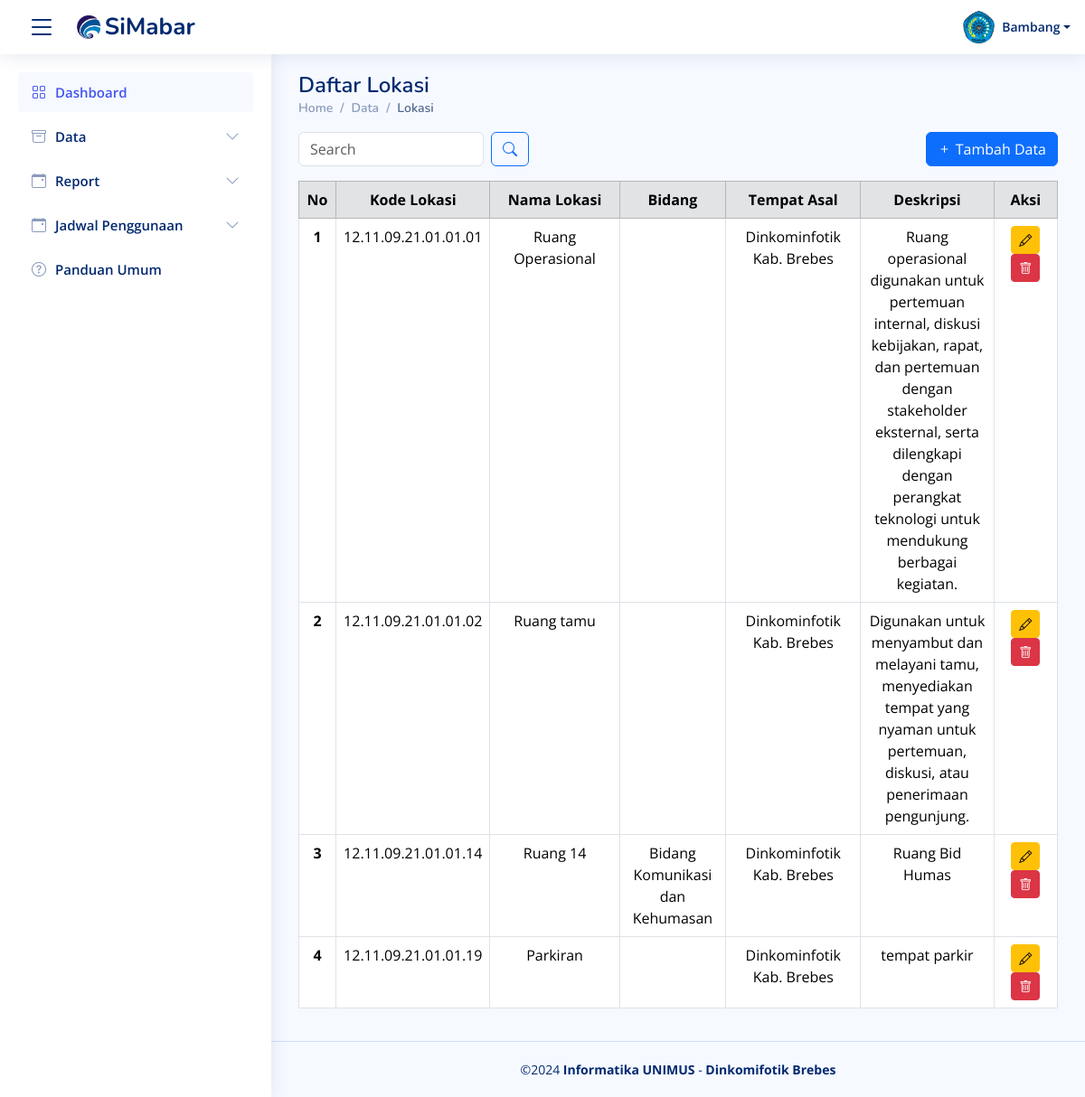
Page /lokasi.php on the earlier database version.
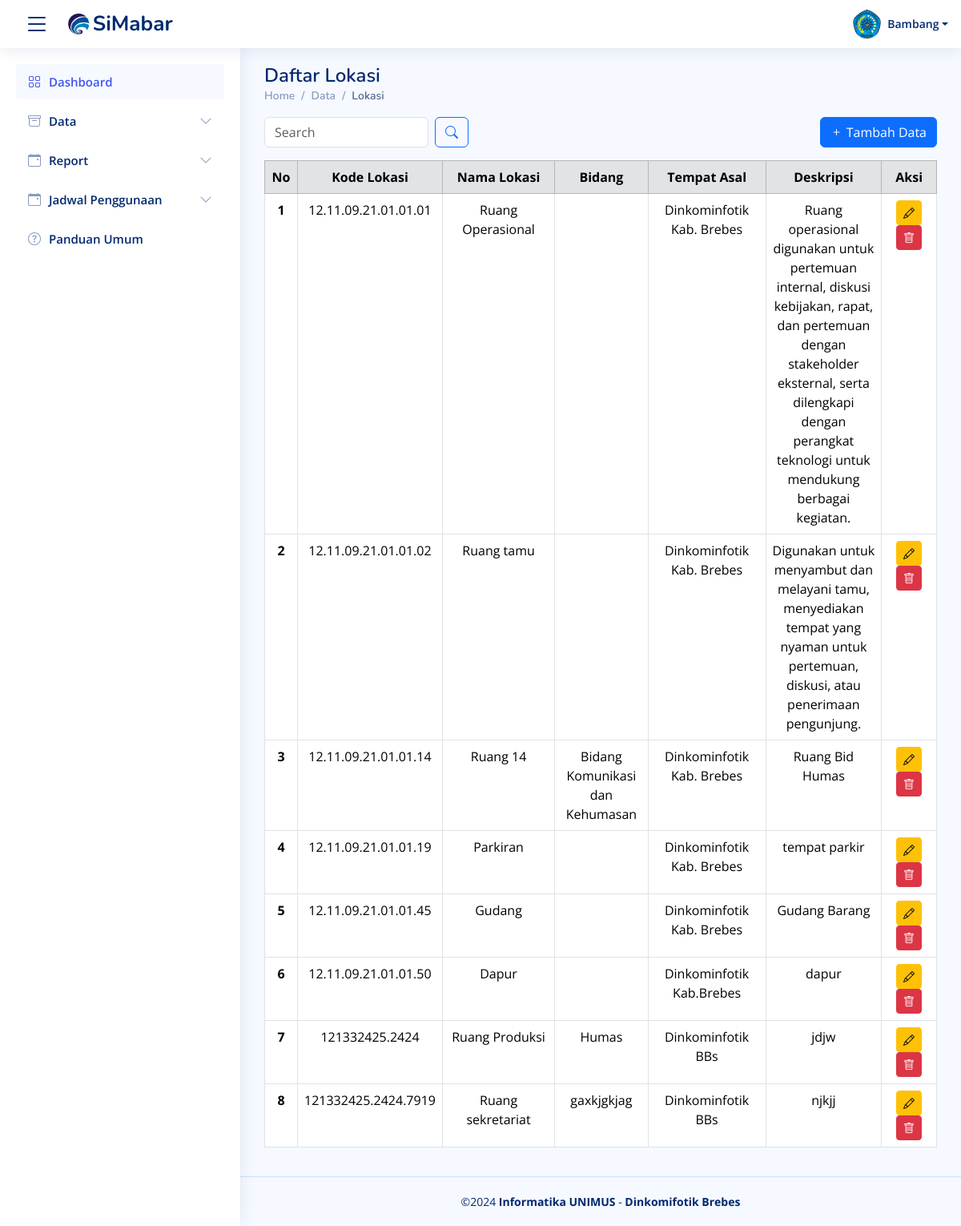
Same page on the later database version.
### tables this page shows
CREATE TABLE `lokasi` (
  `id_lokasi` varchar(50) NOT NULL,
  `nama_lokasi` varchar(100) NOT NULL,
  `bid_lokasi` varchar(50) DEFAULT NULL,
  `tempat_lokasi` varchar(100) DEFAULT NULL,
  `kategori_lokasi` varchar(50) DEFAULT NULL,
  `desk_lokasi` text DEFAULT NULL
);

### lokasi.php (the view, shortened to what this page needs)
<?php
include('koneksi/koneksi.php');
$query = isset($_POST['query']) ? mysqli_real_escape_string($conn, $_POST['query']) : '';
$rows_per_page = 10;
$page = isset($_GET['page']) ? intval($_GET['page']) : 1;
$offset = ($page - 1) * $rows_per_page;
$sql = "SELECT * FROM lokasi WHERE nama_lokasi LIKE '%$query%' OR id_lokasi LIKE '%$query%' LIMIT $offset, $rows_per_page";
$result = mysqli_query($conn, $sql);
?>
<?php include("component/header.php"); ?>
<main id="main" class="main">
  <div class="pagetitle">
    <h1>Daftar Lokasi</h1>
    <nav>
      <ol class="breadcrumb">
        <li class="breadcrumb-item"><a href="index.html">Home</a></li>
        <li class="breadcrumb-item">Data</li>
        <li class="breadcrumb-item active">Lokasi</li>
      </ol>
    </nav>
  </div>
  <div class="d-flex justify-content-between align-items-center mb-3">
    <form class="search-form d-flex align-items-center" method="POST" action="">
      <input type="text" name="query" placeholder="Search" title="Enter search keyword" class="form-control me-2" value="<?php echo htmlspecialchars($query); ?>">
      <button type="submit" title="Search" class="btn btn-outline-primary"><i class="bi bi-search"></i></button>
    </form>
    <a href="frm_tambah_lokasi.php" class="btn btn-primary">
      <i class="bi bi-plus"></i> Tambah Data
    </a>
  </div>
  <table class="table table-bordered">
    <thead class="table-secondary text-center">
      <tr>
        <th scope="col" style="width: 5%;">No</th>
        <th scope="col" style="width: 10%;">Kode Lokasi</th>
        <th scope="col" style="width: 20%;">Nama Lokasi</th>
        <th scope="col" style="width: 15%;">Bidang</th>
        <th scope="col" style="width: 20%;">Tempat Asal</th>
        <th scope="col" style="width: 20%;">Deskripsi</th>
        <th scope="col" style="width: 10%;">Aksi</th>
      </tr>
    </thead>
    <tbody>
    <?php
$no = $offset + 1;
while ($row = mysqli_fetch_assoc($result)) {
  echo "<tr class='text-center'>";
  echo "<th scope='row'>{$no}</th>";
  echo "<td>{$row['id_lokasi']}</td>";
  echo "<td>{$row['nama_lokasi']}</td>";
  echo "<td>{$row['bid_lokasi']}</td>";
  echo "<td>{$row['tempat_lokasi']}</td>";
  echo "<td>{$row['desk_lokasi']}</td>";
  echo "<td>
          <a href='frm_edit_lokasi.php?id_lokasi={$row['id_lokasi']}' class='btn btn-warning btn-sm' title='Edit'>
            <i class='bi bi-pencil'></i>
          </a>
          <button class='btn btn-danger btn-sm btn-hapus' data-id_lokasi='{$row['id_lokasi']}' title='Hapus'>
            <i class='bi bi-trash'></i>
          </button>
        </td>";
  echo "</tr>";
  $no++;
}
?>
    </tbody>
  </table>
</main>
<?php include("component/footer.php"); ?>

### component/header.php (shortened to what this page needs)
<!DOCTYPE html>
<html lang="en">
<head>
  <link href="vendor/bootstrap/css/bootstrap.min.css" rel="stylesheet">
  <link href="vendor/bootstrap-icons/bootstrap-icons.css" rel="stylesheet">
  <link href="vendor/boxicons/css/boxicons.min.css" rel="stylesheet">
  <link href="vendor/quill/quill.snow.css" rel="stylesheet">
  <link href="vendor/quill/quill.bubble.css" rel="stylesheet">
  <link href="vendor/remixicon/remixicon.css" rel="stylesheet">
  <link href="vendor/simple-datatables/style.css" rel="stylesheet">
  <link href="css/style.css" rel="stylesheet">
</head>
<body>
  <header id="header" class="header fixed-top d-flex align-items-center">
    <div class="d-flex align-items-center justify-content-between">
      <i class="bi bi-list toggle-sidebar-btn"></i>
      <a href="index.html" class="logo d-flex align-items-center" style="margin-left: 20px;">
        <img src="images/logo.png" alt="">
        <span class="d-none d-lg-block">SiMabar</span>
      </a>
    </div>
    <nav class="header-nav ms-auto">
      <ul class="d-flex align-items-center">
        <li class="nav-item dropdown pe-3">
          <a class="nav-link nav-profile d-flex align-items-center pe-0" href="#" data-bs-toggle="dropdown">
            <img src="images/profil.png" alt="Profile" class="rounded-circle">
            <span class="d-none d-md-block dropdown-toggle ps-2">Bambang</span>
          </a>
        </li>
      </ul>
    </nav>
  </header>
  <aside id="sidebar" class="sidebar">
    <ul class="sidebar-nav" id="sidebar-nav">
      <li class="nav-item">
        <a class="nav-link" href="home.php">
          <i class="bi bi-grid"></i>
          <span>Dashboard</span>
        </a>
      </li>
      <li class="nav-item">
        <a class="nav-link collapsed" data-bs-target="#data-nav" data-bs-toggle="collapse" href="#">
          <i class="bi bi-archive"></i><span>Data</span><i class="bi bi-chevron-down ms-auto"></i>
        </a>
      </li>
      <li class="nav-item">
        <a class="nav-link collapsed" data-bs-target="#report-nav" data-bs-toggle="collapse" href="#">
          <i class="bi bi-calendar-event"></i><span>Report</span><i class="bi bi-chevron-down ms-auto"></i>
        </a>
      </li>
      <li class="nav-item">
        <a class="nav-link collapsed" data-bs-target="#jadwal-nav" data-bs-toggle="collapse" href="#">
          <i class="bi bi-calendar-event"></i><span>Jadwal Penggunaan</span><i class="bi bi-chevron-down ms-auto"></i>
        </a>
      </li>
      <li class="nav-item">
        <a class="nav-link collapsed" href="panduan_umum.php">
          <i class="bi bi-question-circle"></i>
          <span>Panduan Umum</span>
        </a>
      </li>
    </ul>
  </aside>
</body>
</html>

### component/footer.php (shortened to what this page needs)
<!DOCTYPE html>
<html lang="en">
<head>
  <link href="vendor/bootstrap/css/bootstrap.min.css" rel="stylesheet">
  <link href="vendor/bootstrap-icons/bootstrap-icons.css" rel="stylesheet">
  <link href="vendor/boxicons/css/boxicons.min.css" rel="stylesheet">
  <link href="vendor/quill/quill.snow.css" rel="stylesheet">
  <link href="vendor/quill/quill.bubble.css" rel="stylesheet">
  <link href="vendor/remixicon/remixicon.css" rel="stylesheet">
  <link href="vendor/simple-datatables/style.css" rel="stylesheet">
  <link href="css/style.css" rel="stylesheet">
</head>
</body>
<footer id="footer" class="footer">
    <div class="copyright">
      &copy;2024 <strong><span>Informatika UNIMUS</span></strong><span> - </span><strong><span>Dinkomifotik Brebes</span></strong>
    </div>
  </footer>
  </body>
</html>

### css/style.css (style rules this page uses)
:root { scroll-behavior: smooth; }
body { font-family: "Open Sans", sans-serif; background: #f6f9ff; color: #444444; }
a { color: #4154f1; text-decoration: none; }
h1, h2, h3, h4, h5, h6 { font-family: "Nunito", sans-serif; }
#main { margin-top: 60px; padding: 20px 30px; transition: all 0.3s; }
.pagetitle { margin-bottom: 10px; }
.pagetitle h1 { font-size: 24px; margin-bottom: 0; font-weight: 600; color: #012970; }
.breadcrumb { font-size: 14px; font-family: "Nunito", sans-serif; color: #899bbd; font-weight: 600; }
.breadcrumb a { color: #899bbd; transition: 0.3s; }
.breadcrumb .breadcrumb-item::before { color: #899bbd; }
.breadcrumb .active { color: #51678f; font-weight: 600; }
.logo { line-height: 1; }
@media (min-width: 1200px) { .logo { width: 280px; } }
.logo img { max-height: 26px; margin-right: 2px; }
.logo span { font-size: 26px; font-weight: 700; color: #012970; font-family: "Nunito", sans-serif; }
.header { transition: all 0.5s; z-index: 997; height: 60px; box-shadow: 0px 2px 20px rgba(1, 41, 112, 0.1); background-color: #fff; padding-left: 20px; }
.header .toggle-sidebar-btn { font-size: 32px; padding-left: 10px; cursor: pointer; color: #012970; }
.header-nav ul { list-style: none; }
.header-nav>ul { margin: 0; padding: 0; }
.header-nav .nav-profile { color: #012970; }
.header-nav .nav-profile img { max-height: 36px; }
.header-nav .nav-profile span { font-size: 14px; font-weight: 600; }
.sidebar { position: fixed; top: 60px; left: 0; bottom: 0; width: 300px; z-index: 996; transition: all 0.3s; padding: 20px; overflow-y: auto; scrollbar-width: thin; scrollbar-color: #aab7cf transparent; box-shadow: 0px 0px 20px rgba(1, 41, 112, 0.1); background-color: #fff; }
@media (min-width: 1200px) { #main, #footer { margin-left: 300px; } }
.sidebar-nav { padding: 0; margin: 0; list-style: none; }
.sidebar-nav li { padding: 0; margin: 0; list-style: none; }
.sidebar-nav .nav-item { margin-bottom: 5px; }
.sidebar-nav .nav-link { display: flex; align-items: center; font-size: 15px; font-weight: 600; color: #4154f1; transition: 0.3; background: #f6f9ff; padding: 10px 15px; border-radius: 4px; }
.sidebar-nav .nav-link i { font-size: 16px; margin-right: 10px; color: #4154f1; }
.sidebar-nav .nav-link.collapsed { color: #012970; background: #fff; }
.sidebar-nav .nav-link.collapsed i { color: #899bbd; }
.sidebar-nav .nav-link .bi-chevron-down { margin-right: 0; transition: transform 0.2s ease-in-out; }
.footer { padding: 20px 0; font-size: 14px; transition: all 0.3s; border-top: 1px solid #cddfff; }
.footer .copyright { text-align: center; color: #012970; }

Differences in the rows shown:
added lokasi: id_lokasi "12.11.09.21.01.01.45", nama_lokasi "Gudang", tempat_lokasi "Dinkominfotik Kab. Brebes", desk_lokasi "Gudang Barang"
added lokasi: id_lokasi "12.11.09.21.01.01.50", nama_lokasi "Dapur", tempat_lokasi "Dinkominfotik Kab.Brebes", desk_lokasi "dapur"
added lokasi: id_lokasi "121332425.2424", nama_lokasi "Ruang Produksi", bid_lokasi "Humas", tempat_lokasi "Dinkominfotik BBs", desk_lokasi "jdjw"
added lokasi: id_lokasi "121332425.2424.7919", nama_lokasi "Ruang sekretariat", bid_lokasi "gaxkjgkjag", tempat_lokasi "Dinkominfotik BBs", desk_lokasi "njkjj"
